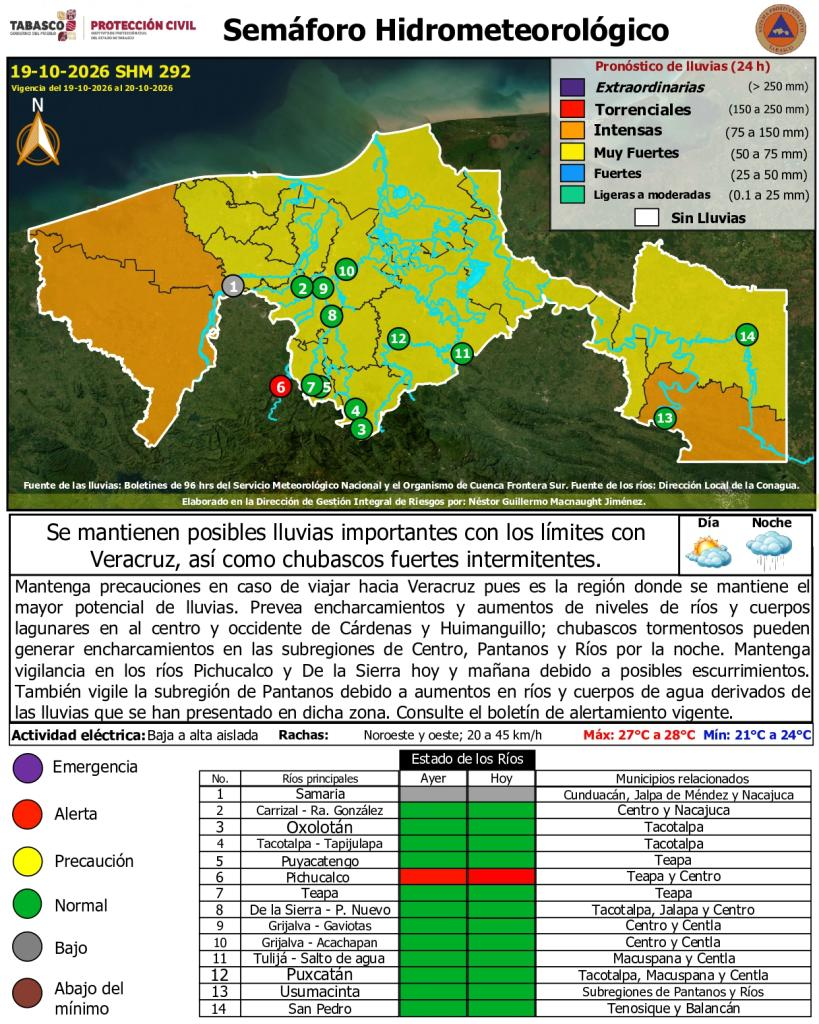
#> input picture inputs/ipcet/2026-10-19/semaforo191026.jpeg, 819 x 1024 px
$ python -i levels.py   (imports and definitions only)
#> lines starting #> are read from the running program, lines starting #| are printed output that depends on the picture
"""Read river stages from the IPCET daily level-table image.

The Instituto de Protección Civil del Estado de Tabasco publishes a daily
image with the table "SEMAFORO DE NIVELES DE RIOS" (2021-2025) or "NIVELES
DE RIOS Y REGISTROS DE LLUVIAS" (2026): one row per station with NAMO,
NAMINO, yesterday's and today's 06:00 stage (escala), the difference and the
regulation capacity, then a block with the Angostura, Chicoasén, Malpaso and
Peñitas dams. Source: CONAGUA Dirección Local Tabasco.

The layout and image size vary over the years, so nothing is read at fixed
pixels. The reader finds the FECHA line by OCR, the station rows as the
horizontal-grid intervals that contain a coloured semáforo cell, the columns
through the vertical grid lines, and OCRs every numeric cell with a digit
whitelist (whole columns first, then per-cell variants for rows that fail
the table's own arithmetic). Values are never repaired: a kept number always
comes from OCR of that cell, and a row whose printed arithmetic cannot be
matched stays flagged by :func:`row_problems`. Images that are not level
tables (the colour semáforo map, unrelated infographics) raise
:class:`UnreadableTable`.
"""

from __future__ import annotations

import datetime as dt
import re
import unicodedata
from collections import Counter
from dataclasses import dataclass
from pathlib import Path

import numpy as np
import pandas as pd
import pytesseract
from PIL import Image

MONTHS = {
    "ene": 1,
    "feb": 2,
    "mar": 3,
    "abr": 4,
    "may": 5,
    "jun": 6,
    "jul": 7,
    "ago": 8,
    "sep": 9,
    "set": 9,
    "oct": 10,
    "nov": 11,
    "dic": 12,
}
# The 14 station rows, always in this order in the published tables.
STATIONS: tuple[tuple[str, str], ...] = (
    ("Samaria", "Samaria"),
    ("Carrizal", "González"),
    ("Oxolotán", "Oxolotán"),
    ("Tacotalpa", "Tapijulapa"),
    ("Puyacatengo", "Puyacatengo"),
    ("Teapa", "Teapa"),
    ("De la Sierra", "Pueblo Nuevo"),
    ("Pichucalco", "San Joaquín"),
    ("Grijalva", "Gaviotas"),
    ("Grijalva", "Porvenir"),
    ("Tulijá", "Salto de Agua"),
    ("Puxcatán", "Macuspana"),
    ("Usumacinta", "Boca del Cerro"),
    ("San Pedro", "San Pedro"),
)
DAMS: tuple[str, ...] = ("Angostura", "Chicoasén", "Malpaso", "Peñitas")
TOLERANCE = 0.011


class UnreadableTable(ValueError):
    """The image is not a readable daily level table."""


@dataclass(frozen=True)
class StationRow:
    river: str
    station: str
    namo: float | None
    namino: float | None
    ayer: float | None
    hoy: float | None
    diff: float | None
    capacity: float | None
    semaforo: str | None = None


@dataclass(frozen=True)
class DamRow:
    name: str
    namo: float | None
    ayer: float | None
    hoy: float | None
    diff: float | None
    capacity: float | None


@dataclass(frozen=True)
class LevelTable:
    page_date: dt.date | None
    table_date: dt.date | None
    stations: tuple[StationRow, ...]
    dams: tuple[DamRow, ...]


def _norm(text: str) -> str:
    text = unicodedata.normalize("NFKD", text)
    return "".join(c for c in text if not unicodedata.combining(c)).lower()


# [185 lines left out: functions _runs_1d, _merge_lines, _h_lines, _v_lines, _dedupe, _station_bands and 3 more, not called in this run]


def _fecha_words(strip: np.ndarray, invert: bool) -> tuple[list[tuple[str, int]], int | None]:
    """OCR words of the top strip; return (words, y of the FECHA word)."""
    if invert:
        strip = 255 - strip
    im = Image.fromarray(strip)
    im = im.resize((im.width * 2, im.height * 2), Image.LANCZOS)
    data = pytesseract.image_to_data(im, config="--psm 6", output_type=pytesseract.Output.DICT)
    words: list[tuple[str, int]] = []
    fecha_y: int | None = None
    for i, text in enumerate(data["text"]):
        text = text.strip()
        if not text or data["level"][i] != 5 or data["conf"][i] < 30:
            continue
        normed = _norm(text)
        y = int(data["top"][i] / 2)
        words.append((normed, y))
        if normed.startswith("fecha") and fecha_y is None:
            fecha_y = y
    return words, fecha_y


# [36 lines left out: function _rows_from_lines, not called in this run]


def _find_fecha(gray: np.ndarray) -> tuple[dt.date | None, int | None]:
    """Parse the FECHA line; return (date, y of the FECHA word).

    Most layouts print FECHA in dark text on the page background, but some
    (2024 and a few 2021-2025 tables) print it in white on a black bar, so
    the inverted strip is tried too.
    """
    h = gray.shape[0]
    strip = gray[: h // 3, :]
    words, fecha_y = _fecha_words(strip, invert=False)
    if fecha_y is None:
        words, fecha_y = _fecha_words(strip, invert=True)
    if fecha_y is None:
        return _fecha_from_bars(gray)
    line = " ".join(t for t, y in words if abs(y - fecha_y) < 25)
    return _parse_fecha(line), fecha_y


# [77 lines left out: functions _fecha_from_bars, _close_gaps, _parse_fecha, _ocr_column, not called in this run]


# Per-cell re-OCR variants for rows that fail the table's own arithmetic:
# scales, thresholds and page segmentation modes.
_VARIANTS = (
    (4, None, 7),
    (6, None, 7),
    (8, None, 7),
    (4, 150, 7),
    (6, 150, 7),
)


# [146 lines left out: functions _ocr_cell, _ocr_variants, _parse_num, _point_candidates, _parse_field, _parse_tokens and 2 more, not called in this run]


def _consistent(row: StationRow | DamRow) -> bool:
    """The table's own arithmetic within the validation tolerance."""
    return all(r <= TOLERANCE for r in _residuals(row))


def _exact(row: StationRow | DamRow) -> bool:
    """The table's own arithmetic matching to the printed cent."""
    return all(r < 0.005 for r in _residuals(row))


# [23 lines left out: function _solve_row, not called in this run]


# Observed in the daily TABLE, not the differently labelled colour map.
# See docs/semaforo-states.md for the archive survey and typical backgrounds.
_SEMAFORO_COLOURS = {
    "NORMAL": (11, 173, 84),
    "A LA BAJA": (128, 128, 128),
    "BAJO": (101, 50, 2),
    "PREVENCION": (248, 248, 26),
    "ALERTA": (243, 10, 10),
    "EMERGENCIA": (108, 51, 152),
}


# [49 lines left out: function _read_semaforo, not called in this run]


def read_table(path: str | Path) -> LevelTable:
    """Read one daily level-table image. Raises UnreadableTable otherwise."""
    image = Image.open(path)
#> image is the input picture: PIL image 819x1024 RGB; mean R, G, B 161.5, 169.2, 138.1
    gray = np.asarray(image.convert("L"))
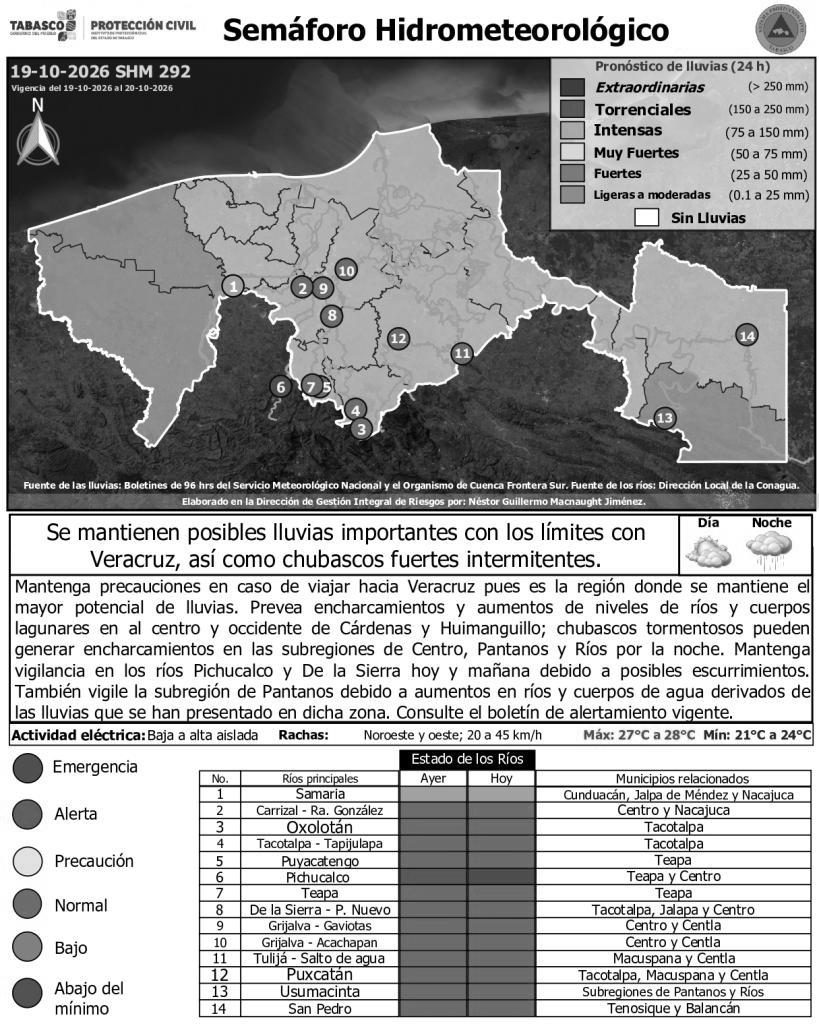
#> gray: shape (1024, 819); min 0, max 255, mean 163.3
    rgb = np.asarray(image.convert("RGB"))

    table_date, fecha_y = _find_fecha(gray)
#> in _find_fecha, `strip = gray[: h // 3, :]`:
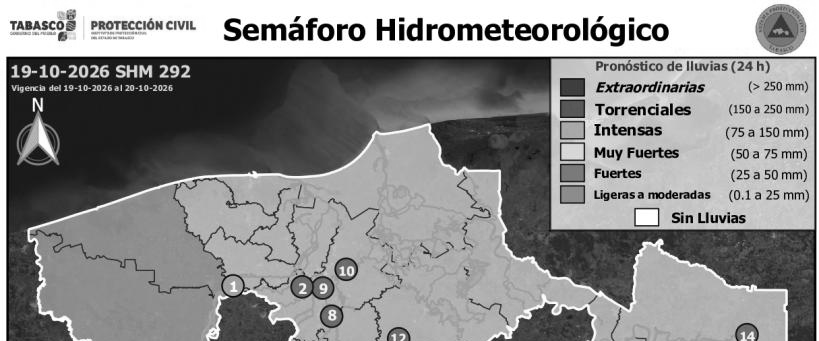
#> strip: shape (341, 819); min 0, max 255, mean 139.1
    if fecha_y is None:
        raise UnreadableTable("no FECHA line found")
    lines = _merge_lines([_h_lines(gray, 100), _h_lines(gray, 150)])
    sem_left, _, fill, bands = _semaforo_column(rgb, gray, lines, fecha_y + 5, fecha_y + 420)
    try:
        bands = _fit_rows(bands, lines)
    except UnreadableTable:
        # the colour fill missed several station rows (light grey or empty
        # cells); the grid lines still cross them
        bands = _rows_from_lines(rgb, gray, lines, fecha_y + 5, fecha_y + 420)
        if bands is None:
            raise
    y0, y1 = bands[0][0], bands[-1][1]

    # some layouts print the NAMO/NAMINO separators fainter than the rest of
    # the grid, so the vertical lines are searched at two darkness levels
    vlines = _merge_lines([_v_lines(gray, y0 - 1, y1 + 2), _v_lines(gray, y0 - 1, y1 + 2, 170)])
    vlines = _dedupe(vlines, 14)
    # true left edge of the coloured column: the saturation run holding the window
    red, grn, blu = rgb[..., 0].astype(int), rgb[..., 1].astype(int), rgb[..., 2].astype(int)
    sat = np.maximum(np.maximum(red, grn), blu) - np.minimum(np.minimum(red, grn), blu)
    grey = (sat < 40) & (gray > 110) & (gray < 200)
    coloured = (sat > 60) | grey
    prof = coloured[y0:y1].mean(axis=0)
    # the white cell text lowers the profile of narrow cells well below 0.5
    runs = _runs_1d(prof > 0.5, 15, 90) or _runs_1d(prof > 0.4, 15, 90)
    # the search window may start a few pixels left of the coloured cells
    holder = [rn for rn in runs if rn[0] < sem_left + 60 and rn[1] > sem_left]
    if not holder:
        raise UnreadableTable("semáforo column edge not found in the colour profile")
    sem_edge = max(holder, key=lambda rn: float(prof[rn[0] : rn[1]].sum()))[0]
    left = [x for x in vlines if x < sem_edge - 3]
    if len(left) < 7:
        raise UnreadableTable(f"only {len(left)} vertical lines left of the semáforo column")
    take = min(9, len(left))
    bounds = left[-take:] + [sem_edge]
    # numeric columns = the intervals after river and station. Some yearly
    # layouts drop an interior separator (NAMO|NAMINO in 2021-2022, HOY|DIFF
    # in some 2023 images); a column is merged when most of its rows read as
    # two numeric tokens.
    fields = ("namo", "namino", "ayer", "hoy", "diff", "capacity")
    intervals = [(bounds[2 + j] + 2, bounds[3 + j] - 1) for j in range(len(bounds) - 3)]
    raw_by_interval = [_ocr_column(gray, bands, x0, x1) for x0, x1 in intervals]
    merged = []
    for raw in raw_by_interval:
        pairs = sum(
            1 for text in raw if len([t for t in _parse_tokens(text) if t is not None]) >= 2
        )
        merged.append(pairs >= 0.5 * len(bands))
    field_cols: dict[str, tuple[int, int, int]] = {}
    f = 0
    for j, is_merged in enumerate(merged):
        if f >= len(fields):
            break
        x0, x1 = intervals[j]
        if is_merged and f < len(fields) - 1:
            field_cols[fields[f]] = (x0, x1, 0)
            field_cols[fields[f + 1]] = (x0, x1, 1)
            f += 2
        else:
            field_cols[fields[f]] = (x0, x1, 0)
            f += 1
    if f != len(fields):
        raise UnreadableTable(
            f"unexpected column layout: {len(intervals)} columns, merged {merged}"
        )

    raw_by_field = {
        name: _ocr_column(gray, bands, x0, x1) for name, (x0, x1, _) in field_cols.items()
    }
    # fields that share one interval (a dropped separator line) are parsed as
    # a printed two-decimal pair, e.g. "16.840.21" = 16.84 | 0.21
    shared: dict[tuple[int, int], int] = Counter()
    for x0, x1, _ in field_cols.values():
        shared[(x0, x1)] += 1
    columns: dict[str, list[float | None]] = {name: [] for name in fields}
    for name, (x0, x1, token) in field_cols.items():
        paired = shared[(x0, x1)] > 1
        for k in range(len(bands)):
            raw = raw_by_field[name][k]
            value = _parse_pair(raw)[token] if paired else None
            if value is None:
                tokens = _parse_tokens(raw)
                value = tokens[token] if len(tokens) > token else None
            if value is None and token == 0 and name != "namino":
                points = _point_candidates(raw)
                value = points[0] if len(points) == 1 else None
            columns[name].append(value)

    blue = np.ascontiguousarray(rgb[..., 2])
    semaforos = _read_semaforo(rgb, gray, coloured, bands, sem_left)

    stations = []
    for k in range(len(STATIONS)):
        primary = StationRow(
            STATIONS[k][0], STATIONS[k][1], *(columns[n][k] for n in fields), semaforos[k]
        )
        if _consistent(primary):
            stations.append(primary)
            continue
        cands = _cell_candidates(gray, bands[k], fields, field_cols, raw_by_field, k, blue)
        stations.append(
            _solve_row(
                primary,
                cands,
                lambda *c, k=k: StationRow(STATIONS[k][0], STATIONS[k][1], *c, semaforos[k]),
                fields,
            )
        )

    dams = _read_dams(gray, blue, lines, y1)
    return LevelTable(_page_date(path), table_date, tuple(stations), dams)


# [156 lines left out: functions _split_combined, _cell_candidates, _read_dams, modal_namos, row_problems, not called in this run]


def _page_date(path: str | Path) -> dt.date | None:
    m = re.search(r"(\d{4}-\d{2}-\d{2})", Path(path).stem)
    return dt.date.fromisoformat(m.group(1)) if m else None


FIRST_TABLE = dt.date(2021, 8, 1)
TRUSTED_FLAGS = ("ok", "printed", "printed_other")


# [80 lines left out: functions obs_date, station_series, not called in this run]

#> (the run stopped early here; a loop or call above may not have finished)

$ run again, on inputs/ipcet/2026-10-19/semaforo_191026.jpeg
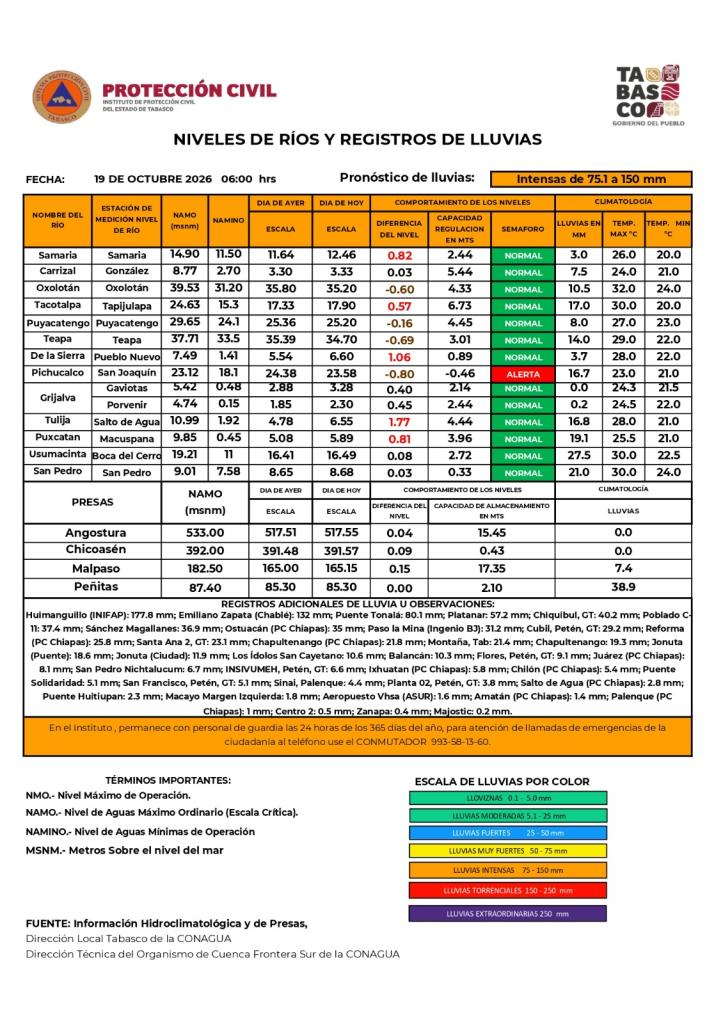
#> input picture inputs/ipcet/2026-10-19/semaforo_191026.jpeg, 723 x 1024 px
#> in read_table, image is the input picture: PIL image 723x1024 RGB; mean R, G, B 220.1, 214.6, 201.3
#> in read_table, `gray = np.asarray(image.convert("L"))`:
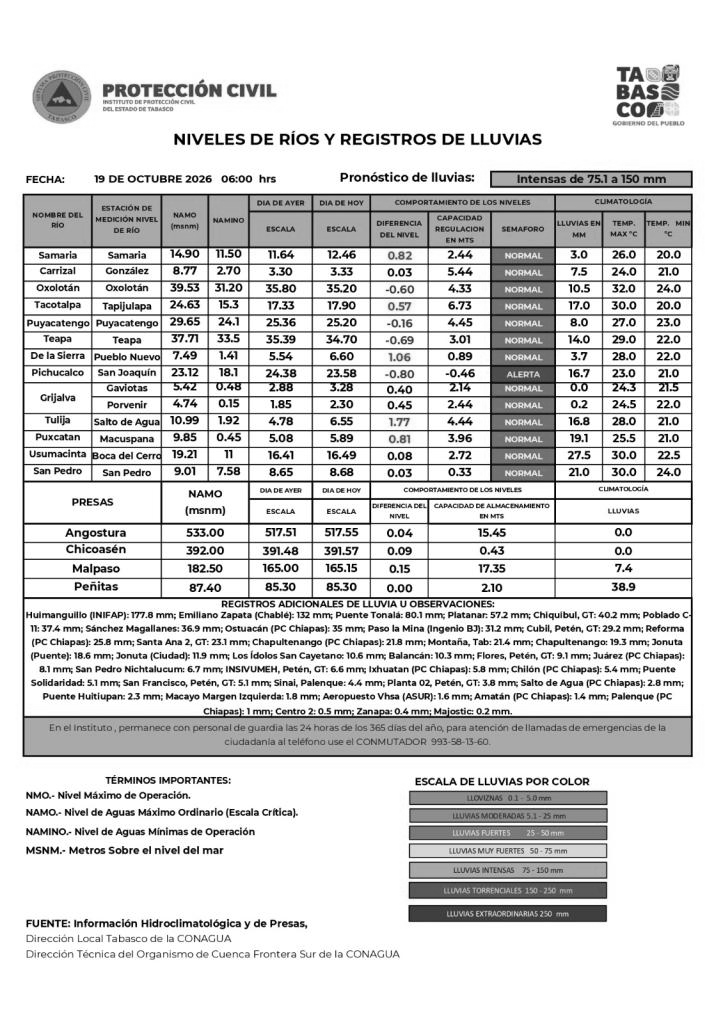
#> gray: shape (1024, 723); min 0, max 255, mean 214.7
#> in _find_fecha, `strip = gray[: h // 3, :]`:
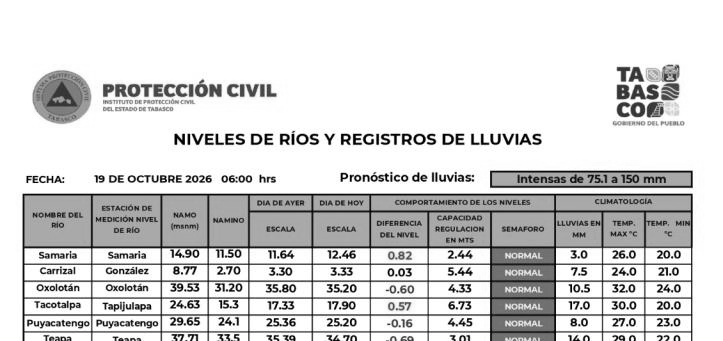
#> strip: shape (341, 723); min 0, max 255, mean 214

$ run again, on inputs/ipcet/2026-10-19/semaforo19oct.jpg
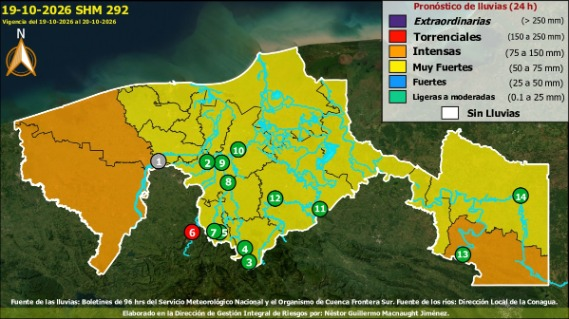
#> input picture inputs/ipcet/2026-10-19/semaforo19oct.jpg, 569 x 319 px
#> in read_table, image is the input picture: PIL image 569x319 RGB; mean R, G, B 111.3, 120, 57.5
#> in read_table, `gray = np.asarray(image.convert("L"))`:
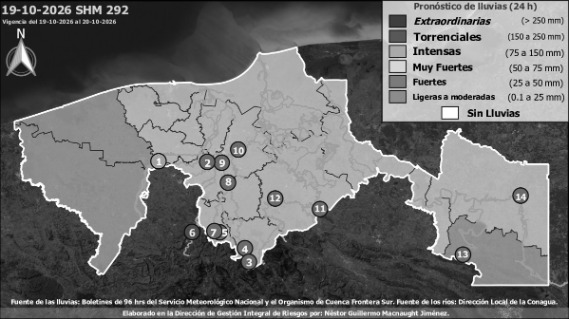
#> gray: shape (319, 569); min 0, max 255, mean 110.2
#> in _fecha_words, `im = im.resize((im.width * 2, im.height * 2), Image.LANCZOS)`:
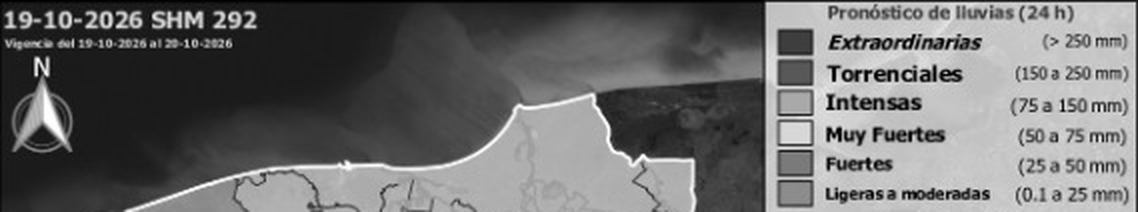
#> im: PIL image 1138x212 L; min 0, max 255, mean 108.4
